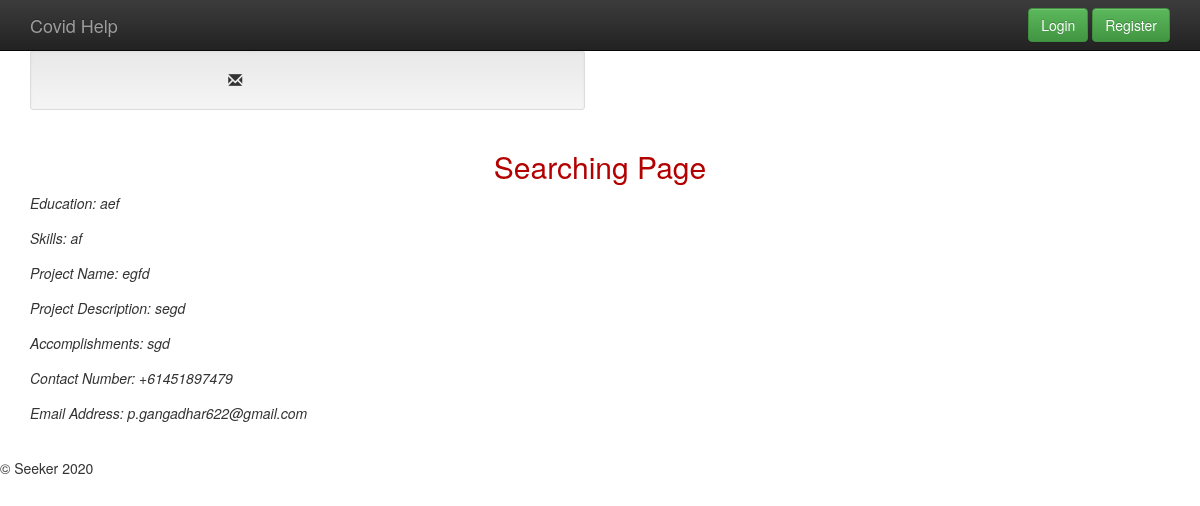
/profile/, run on the app's committed database.
### blog/models.py (models this page shows)
class Jobseekers(models.Model):
    education = models.CharField(max_length=30)
    skills = models.TextField()
    projectname = models.TextField()
    projectdescription = models.TextField()
    accomplishments = models.TextField()
    phone= models.CharField(max_length=10)
    email = models.EmailField()

### users/views.py (the view)
# urls.py: path('profile/', user_views.profile, name='profile'),
def profile(request):
    jobseek = Jobseekers.objects.all()
    print(jobseek)
    context = {'jobseeker': jobseek}
    return render(request, 'users/profile.html', context)

### users/templates/users/profile.html (shortened to what this page needs)
{% extends "blog/base.html" %}
{% load crispy_forms_tags %}
{% block content %}
    <div class="container">
        <div class="row">
            <div class="col-xs-12 col-sm-6 col-md-6">
                <div class="well well-sm">
                    <div class="row">
                        <div class="col-sm-6 col-md-4">
                        </div>
                        <div class="col-sm-6 col-md-8">
                            <p>
                                <i class="glyphicon glyphicon-envelope">{{ user.email }}</i> <br/>
                            </p>
                        </div>
                    </div>
                </div>
            </div>
        </div>
    </div>
    <section>
        <div class="container">
            <h2 class="text-center my-3">Searching Page</h2>
            {% for job in jobseeker %}
            <div class="form-group">
                <i>Education: {{ job.education }}</i>
            </div>
            <div class="form-group">
                <i>Skills: {{ job.skills }}</i>
            </div>
            <div class="form-group">
                <i>Project Name: {{ job.projectname }}</i>
            </div>
            <div class="form-group">
                <i>Project Description: {{ job.projectdescription }}</i>
            </div>
            <div class="form-group">
                <i>Accomplishments: {{ job.accomplishments }}</i>
            </div>
            <div class="form-group">
                <i>Contact Number: {{ job.phone }}</i>
            </div>
            <div class="form-group">
                <i>Email Address: {{ job.email }}</i>
            </div>
            <br>
            {% endfor %}
        </div>
    </section>
{% endblock content %}

### blog/templates/blog/base.html (shortened to what this page needs)
<!doctype html>
<html class="no-js" lang="">
    <head>
        <link rel="stylesheet" href="/static/blog/css/bootstrap.min.css">
        <link rel="stylesheet" href="/static/blog/css/bootstrap-theme.min.css">
        <link rel="stylesheet" href="/static/blog/css/main.css">
    </head>
    <body>
    <nav class="navbar navbar-inverse navbar-fixed-top" role="navigation">
      <div class="container">
        <div class="navbar-header">
          <a class="navbar-brand" href="{% url 'index' %}">Covid Help</a>
        </div>
        <div id="navbar" class="navbar-collapse collapse">
            {% if user.is_authenticated %}
              <form class= "navbar-form navbar-right" role="form">
                <a class="btn btn-success" href="{% url 'profile' %}" role="button">Profile</a>
                <a class="btn btn-success" href="{% url 'logout' %}" role="button">Logout</a>
              </form>
            {% else %}
            <form class= "navbar-form navbar-right" role="form">
            <a class="btn btn-success" href="{% url 'login' %}" role="button">Login</a>
            <a class="btn btn-success" href="{% url 'register' %}" role="button">Register</a>
          </form>
          {% endif %}
        </div>
      </div>
    </nav>
    {% block content %}
    {% endblock %}
      <footer>
        <p>&copy; Seeker 2020</p>
      </footer>
    </body>
</html>

### blog/static/blog/css/main.css (style rules this page uses)
h2,h3,h4,h5,h6 { color: #b30000; }

### blog/templates/blog/base.html (style rules this page uses)
body { padding-top: 50px; padding-bottom: 20px; }

### data on the page
Jobseekers: education "aef", skills "af", projectname "egfd", projectdescription "segd", accomplishments "sgd", phone "+61451897479", email "p.gangadhar622@gmail.com"
